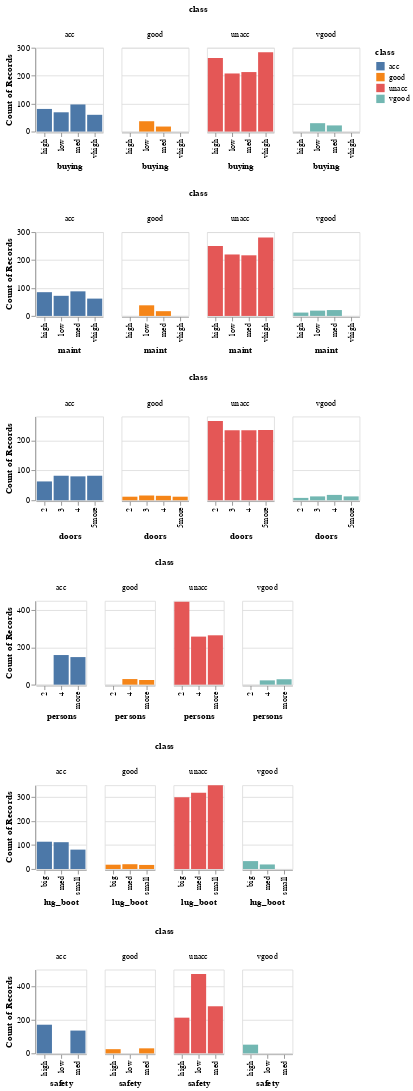

The notebook cell saved with this chart:
### Code cell
alt.Chart(car_train).mark_bar().encode(
    x=alt.X(alt.repeat('row')),
    y='count()',
    color=alt.Color('class'),
    column='class'
).properties(
    height=100
).repeat(
    row=['buying','maint','doors','persons','lug_boot','safety']
)

### Figure 1 — Vega-Lite specification as saved in the notebook (floating-point values rounded to 4 significant figures; data arrays with more than 128 entries replaced by an {"elided": "..."} marker saying what was removed)
{"config": {"view": {"continuousWidth": 300, "continuousHeight": 300}}, "repeat": {"row": ["buying", "maint", "doors", "persons", "lug_boot", "safety"]}, "spec": {"data": {"name": "data-0fe0afb53d7963be5ee6976f724343d7"}, "mark": {"type": "bar"}, "encoding": {"color": {"field": "class", "type": "nominal"}, "column": {"field": "class", "type": "nominal"}, "x": {"field": {"repeat": "row"}}, "y": {"aggregate": "count", "type": "quantitative"}}, "height": 100}, "$schema": "https://vega.github.io/schema/vega-lite/v5.15.1.json", "datasets": {"data-0fe0afb53d7963be5ee6976f724343d7": {"elided": "1382 records"}}}
